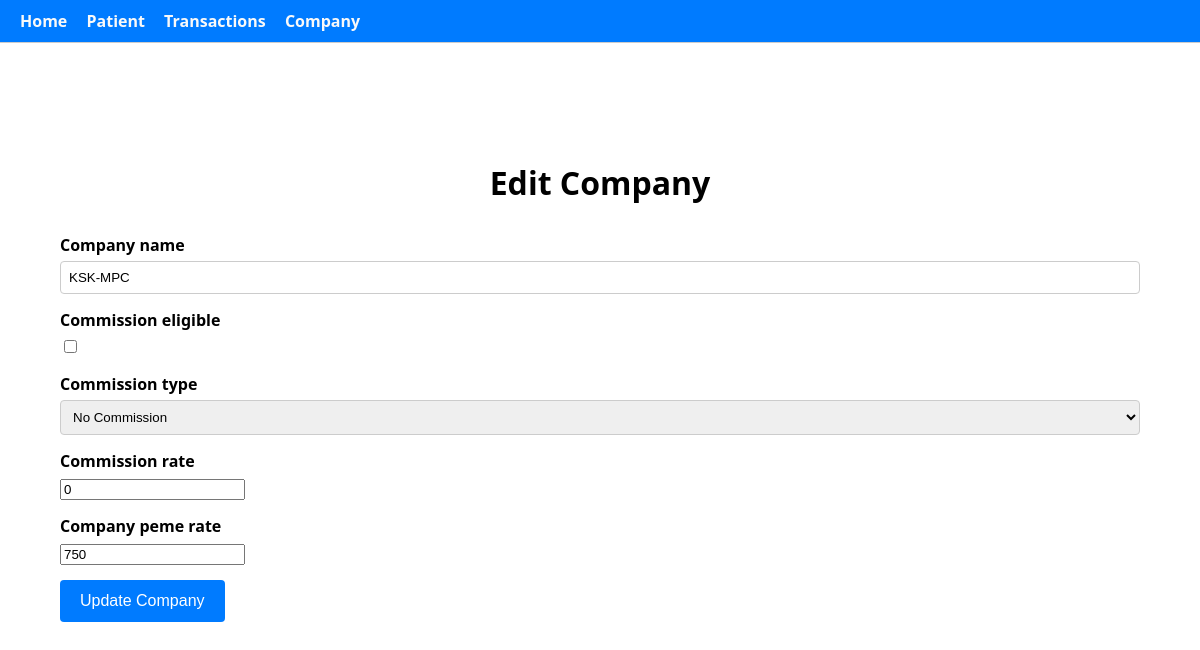
Screenshot of /companies/company/3/edit/ (signed in) with the database file from the repository.
### companies/models.py (models this page shows, shortened)
class Company(models.Model):
    COMMISSION_TYPE_CHOICES = [
        ('Percentage','Percentage'),
        ('Fixed Rate','Fixed Rate'),
        ('No Commission','No Commission'),
    ]
    company_name = models.CharField(max_length=50)
    commission_eligible = models.BooleanField(default=False)
    commission_type = models.CharField(max_length=50, choices=COMMISSION_TYPE_CHOICES)
    commission_rate = models.PositiveIntegerField()
    company_peme_rate = models.PositiveIntegerField()

### companies/views.py (the view)
# urls.py: path('company/<int:pk>/edit/', views.CompanyUpdateView.as_view(), name='company_edit'),
@method_decorator(login_required, name='dispatch')
class CompanyUpdateView(UpdateView):
    model = Company
    form_class = CompanyForm
    template_name = 'companies/company_form.html'
    success_url = reverse_lazy('company_list')

### companies/forms.py
class CompanyForm(forms.ModelForm):
    class Meta:
        model = Company
        fields = [
            'company_name',
            'commission_eligible',
            'commission_type',
            'commission_rate',
            'company_peme_rate'
            ]
        widgets = {
        }

### companies/templates/companies/company_form.html (shortened to what this page needs)
<!DOCTYPE html>
<html>
<head>
</head>
<body>
<div class="navbar">
    <div class="nav-left">
        <a href="{% url 'home' %}">Home</a>
        <a href="{% url 'patient_list' %}">Patient</a>
        <a href="{% url 'transaction_list' %}">Transactions</a>
        <a href="{% url 'company_list' %}">Company</a>
    </div>
</div>
<div class="container">
    <h1>{% if form.instance.pk %}Edit{% else %}Register New{% endif %} Company</h1>
    <form method="post">
        {% for field in form %}
        <div class="form-group">
            <label for="{{ field.id_for_label }}">{{ field.label }}</label>
            {{ field }}
        </div>
        {% endfor %}
        <button type="submit" class="btn">
            {% if form.instance.pk %}Update{% else %}Register{% endif %} Company
        </button>
    </form>
</div>
</body>
</html>

### companies/templates/companies/company_form.html (style rules this page uses)
*, *:before, *:after { box-sizing: border-box; }
body { font-family: "Segoe UI", Arial, sans-serif; background-color: #fff; margin: 0; padding: 20px; }
.container { max-width: 1200px; margin: 90px auto 30px auto; padding: 30px 40px; border-radius: 8px; }
.navbar { background-color: #007BFF; padding: 10px 20px; display: flex; justify-content: space-between; align-items: center; border-bottom: 1px solid #ccc; position: fixed; top: 0; left: 0; width: 100%; z-index: 1000; }
.nav-left a { color: #f9f9f9; text-decoration: none; font-weight: bold; margin-right: 15px; }
.form-group { margin-bottom: 15px; }
label { display: block; margin-bottom: 5px; font-weight: bold; }
input[type="text"], input[type="email"], input[type="date"], textarea, select { width: 100%; padding: 8px; border: 1px solid #ccc; border-radius: 4px; }
.btn { background-color: #007BFF; color: #fff; padding: 12px 20px; border: none; border-radius: 4px; text-decoration: none; font-size: 1rem; white-space: nowrap; cursor: pointer; }
h1 { text-align: center; margin-bottom: 30px; }

### rows the page displays
Company: form "KSK-MPC" "No Commission" "0" "750"

### other values shown
{{ field.label }} "Company name" "Commission eligible" "Commission type" "Commission rate" "Company peme rate"
